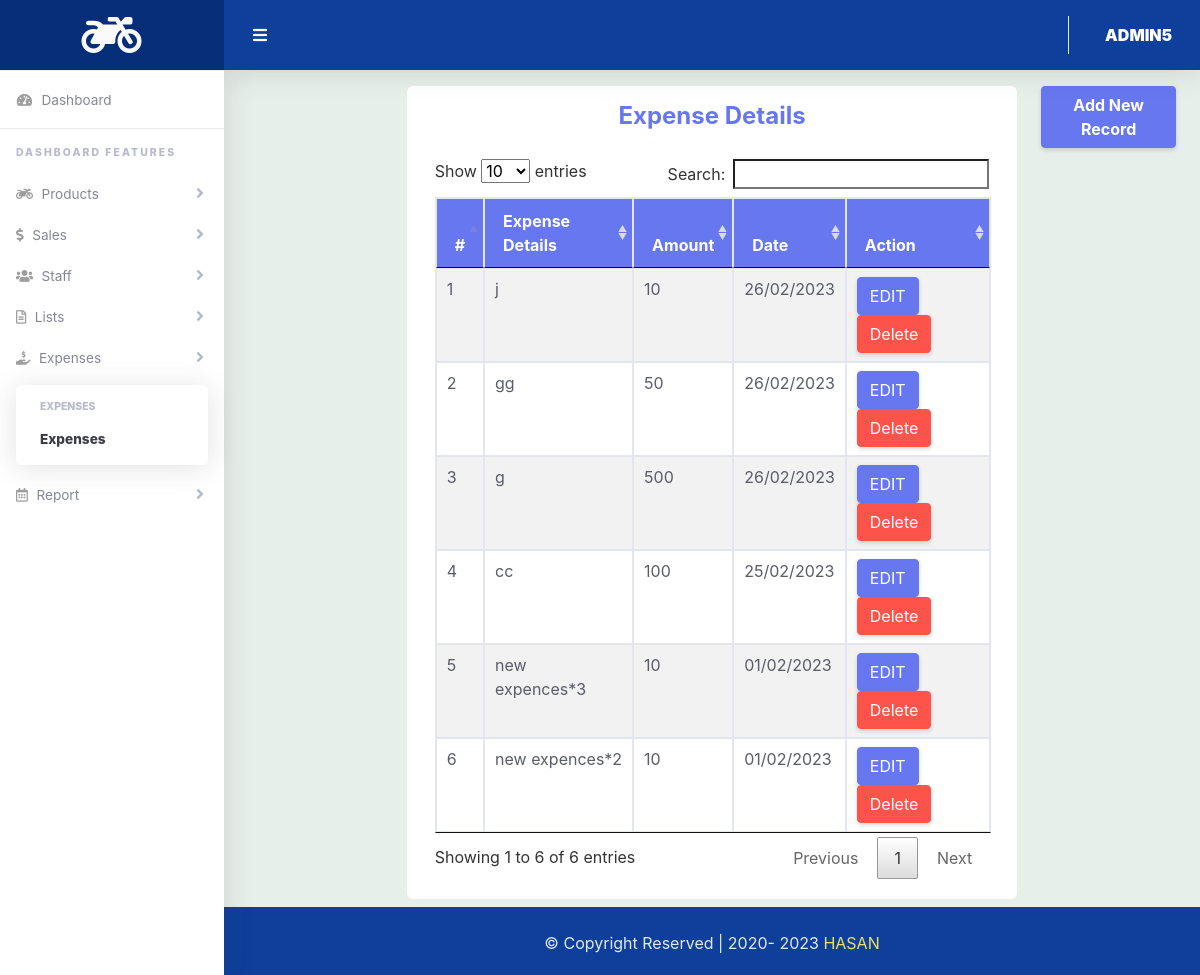
Page /expence.php (signed in) on the committed database.
### tables this page shows
CREATE TABLE `tbl_expence` (
  `ex_id` int(11) NOT NULL,
  `ex_details` text NOT NULL,
  `ex_amount` varchar(10) NOT NULL,
  `date` timestamp NOT NULL DEFAULT current_timestamp()
);

### inc/db_con.php (called while the page is built, shortened)
<?php
class Database
{
	public $host   = DB_HOST;
	public $user   = DB_USER;
	public $pass   = DB_PASS;
	public $dbname = DB_NAME;
	public $link;
	private function connectDB()
	{
		$this->link = new mysqli($this->host, $this->user, $this->pass, $this->dbname);
	}
	public function select($query)
	{
		$result = $this->link->query($query) or die($this->link->error . __LINE__);
		if ($result->num_rows > 0) {
			return $result;
		} else {
			return false;
		}
	}
}

### inc/format.php (called while the page is built, shortened)
<?php
class format
{
    public function formatDate($date)
    {
        return date('d/m/Y ', strtotime($date));
    }
}

### expence.php (the view, shortened to what this page needs)
<?php
include "inc/header.php";
?>
<div class="container-fluid">
   <div class="row">
      <div class="col-md-2"></div>
      <div class="col-md-8">
         <div class="card mt-3">
            <div class="card-head">
               <h4 class="text-center text-primary font-weight-bold mt-3"> Expense Details</h4>
            </div>
            <div class="card-body">
               <div class="bg-white">
                  <div class="table-responsive px-2">
                     <table id="sort_product" class="bg-light table table-striped table-bordered table-hover">
                        <thead>
                           <tr class="bg-primary text-white">
                              <th>#</th>
                              <th>Expense Details</th>
                              <th>Amount</th>
                              <th>Date</th>
                              <th>Action</th>
                           </tr>
                        </thead>
                        <tbody>
                           <?php
                           $query = "SELECT * FROM tbl_expence order by ex_id desc";
                           $category = $db->select($query);
                           if ($category) {
                              $sn = 1;
                              while ($result = $category->fetch_assoc()) {
                           ?>
                                 <tr class="text-dark">
                                    <td><?php echo $sn;
                                          $sn++;   ?></td>
                                    <td><?php echo $result['ex_details']; ?></td>
                                    <td><?php echo $result['ex_amount']; ?></td>
                                    <td><?php echo $fm->formatDate($result['date']); ?></td>
                                    <td>
                                       <a href="expence_update.php?exup_id=<?php echo $result['ex_id']; ?>" class="btn btn-primary">EDIT</a>
                                       <button type="button" class="btn btn-danger" data-toggle="modal" data-target="#staticBackdrop2">
                                          Delete
                                       </button>
                                    </td>
                                 </tr>
                           <?php }
                           } ?>
                        </tbody>
                     </table>
                  </div>
               </div>
            </div>
         </div>
      </div>
      <div class="col-md-2">
         <button type="button" class="btn btn-primary mt-3 font-weight-bold" data-toggle="modal" data-target="#staticBackdrop">
            Add New Record
         </button>
      </div>
   </div>
</div>
<?php include "inc/footer.php";

### css/dashboard.css (style rules this page uses)
html { position: relative; min-height: 100%; font-family: Nunito; }
body { height: 100%; }
.container, .container-fluid, .container-login { padding-left: 1.5rem; padding-right: 1.5rem; }

### rows in the picture
tbl_expence: ex_details "j", ex_amount "10", date "26/02/2023"
tbl_expence: ex_details "gg", ex_amount "50", date "26/02/2023"
tbl_expence: ex_details "g", ex_amount "500", date "26/02/2023"
tbl_expence: ex_details "cc", ex_amount "100", date "25/02/2023"
tbl_expence: ex_details "new expences*3", ex_amount "10", date "01/02/2023"
tbl_expence: ex_details "new expences*2", ex_amount "10", date "01/02/2023"

### other values in the picture
Session::get('username') "ADMIN5"
